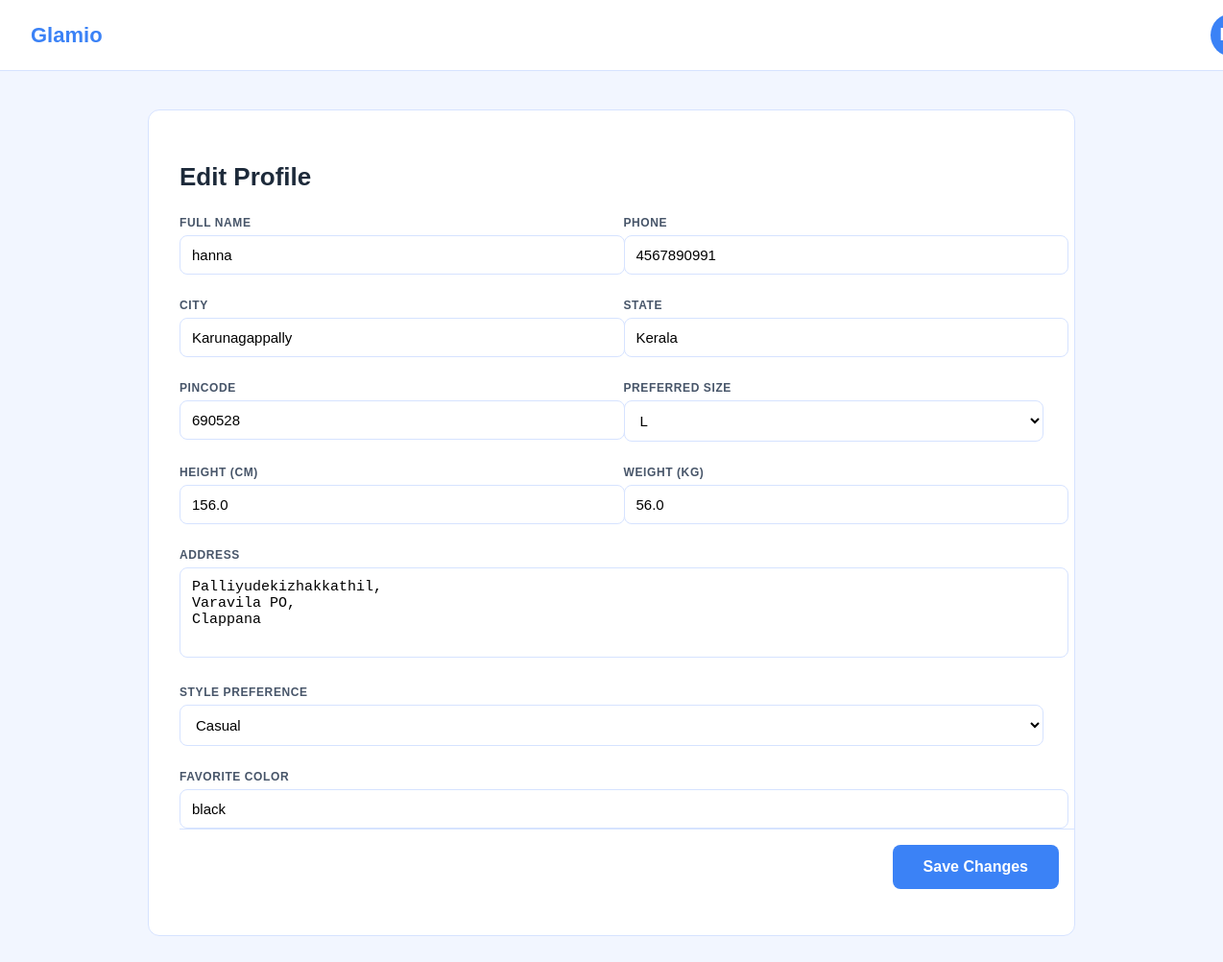
Page /profileedit/ (signed in) on the earlier database version.
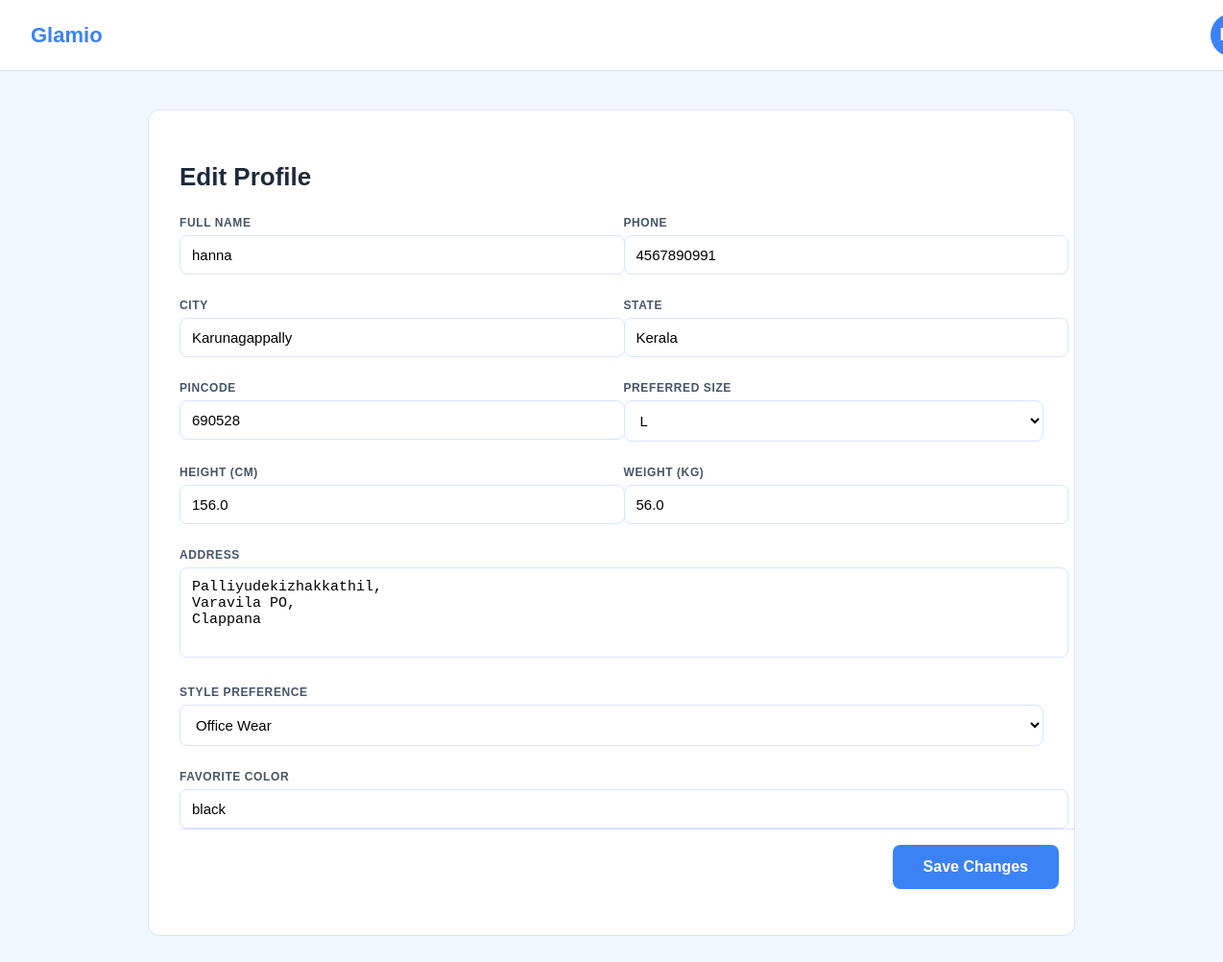
Same page on the later database version.
### user_app/models.py (models this page shows)
class UserProfileModel(models.Model):
    user = models.OneToOneField(CustomUserModel,on_delete=models.CASCADE)
    address = models.TextField(blank=True,null=True)
    city = models.CharField(max_length=100,blank=True,null=True)
    state = models.CharField(max_length=100,blank=True,null=True)
    pincode = models.CharField(max_length=100,blank=True,null=True)
    height = models.FloatField(blank=True,null=True) #in cm
    weight = models.FloatField(blank=True,null=True)  #in kg
    body_shape = models.CharField(max_length=100,blank=True,null=True,
                                   choices=[('hourglass','Hourglass'),
                                           ('pear','Pear Shape'),
                                            ('apple','Apple Shape'),
                                            ('rectangle','Rectangle'),
                                            ('inverter_triangle',"Inverted Triangle"),
                                            ('diamond','Diamond Shape'),
                                            ('oval','Oval/Round')
                                            ])
    preferred_size = models.CharField(max_length=15,blank=True,null=True,
                                      choices=[
                                         ("XS","XS"), ("S","S"), ("M","M"),
                                         ("L","L"), ("XL","XL"), ("XXL","XXL"),
                                         ('3XL','3XL'),('4XL','4XL'),
                                         ])
    style_preference = models.CharField(max_length=100,blank=True,null=True,
                                        choices=[
                                         ("casual", "Casual"),
                                         ("office", "Office Wear"),
                                         ("party", "Party Wear"),
                                         ("ethnic", "Ethnic Wear"),
                                         ("sports", "Sportswear"),
                                        ])
    favorite_color = models.CharField(max_length=50, blank=True, null=True)

### user_app/views.py (the view)
# urls.py: path('profileedit/',ProfileEditView.as_view(),name="profile_edit"),
class ProfileEditView(UpdateView):
    model = UserProfileModel
    template_name = "profile_edit.html"
    form_class = UserProfileForm  # update fields
    success_url = reverse_lazy("profile_show")
    def get_object(self):
        return UserProfileModel.objects.get(user=self.request.user)

### user_app/forms.py
class UserProfileForm(forms.ModelForm):
    class Meta:
        model = UserProfileModel
        fields = ['address','city','state','pincode','height','weight','body_shape','preferred_size','style_preference','favorite_color']

### user_app/templates/profile_edit.html (shortened to what this page needs)
{% load static %}
<!DOCTYPE html>
<html lang="en">
<head>
</head>
<body>
    <div class="navbar">
        <div class="logo">Glamio</div>
        <div class="avatar">
        </div>
    </div>
    <div class="container">
        <h2>Edit Profile</h2>
        <form method="POST">
            <div class="grid">
                <div>
                    <label>Full Name</label>
                    <input type="text" value="{{ user.full_name }}" readonly>
                </div>
                <div>
                    <label>Phone</label>
                    <input type="text" value="{{ user.mobile_no }}" readonly>
                </div>
                <div>
                    <label>City</label>
                    {{ form.city }}
                </div>
                <div>
                    <label>State</label>
                    {{ form.state }}
                </div>
                <div>
                    <label>Pincode</label>
                    {{ form.pincode }}
                </div>
                <div>
                    <label>Preferred Size</label>
                    {{ form.preferred_size }}
                </div>
                <div>
                    <label>Height (cm)</label>
                    {{ form.height }}
                </div>
                <div>
                    <label>Weight (kg)</label>
                    {{ form.weight }}
                </div>
                <div class="full">
                    <label>Address</label>
                    {{ form.address }}
                </div>
                <div class="full">
                    <label>Style Preference</label>
                    {{ form.style_preference }}
                </div>
                <div class="full">
                    <label>Favorite Color</label>
                    {{ form.favorite_color }}
                </div>
            </div>
            <div class="save-box">
                <button class="btn" type="submit">Save Changes</button>
            </div>
        </form>
    </div>
</body>
</html>

Differences in the rows shown:
changed UserProfileModel "Karunagappally": style_preference "Casual" → "Office Wear"
